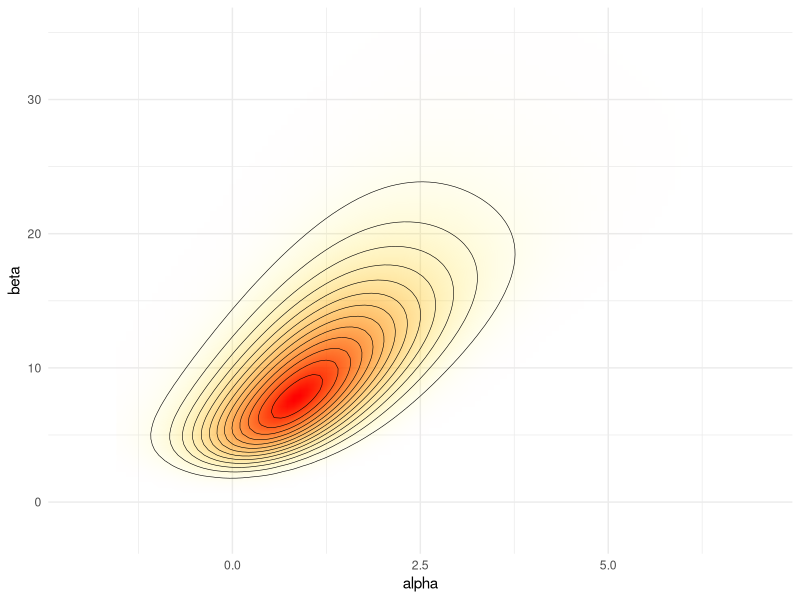
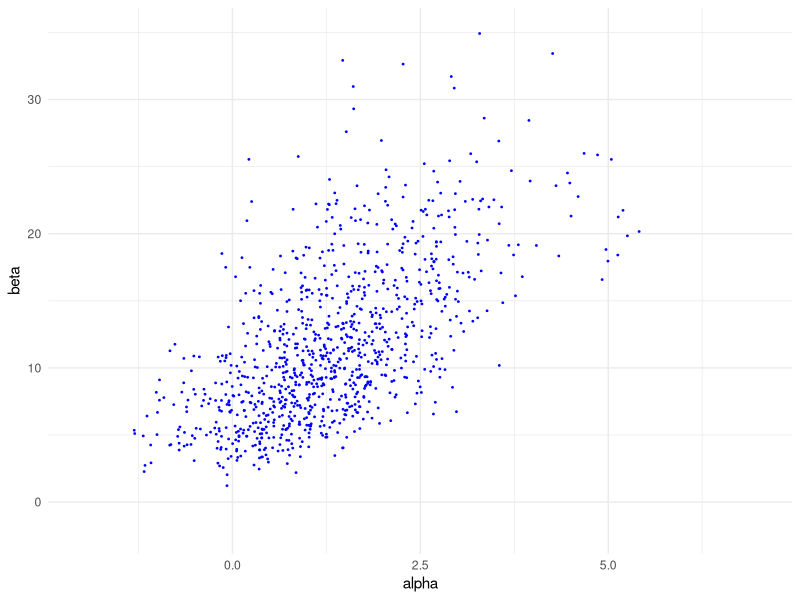
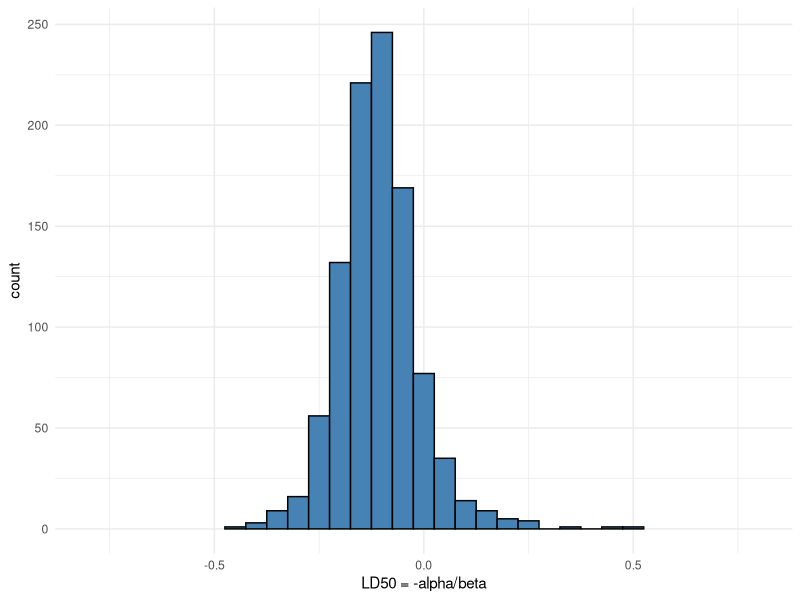
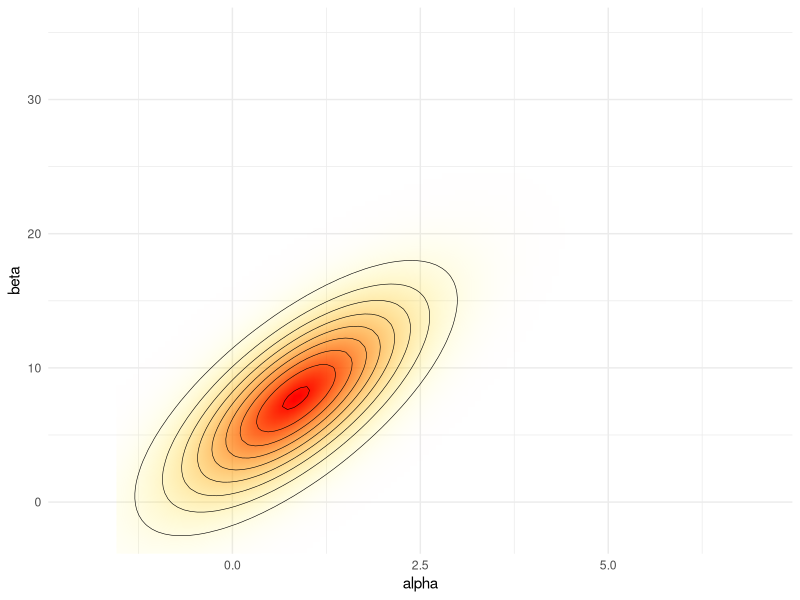
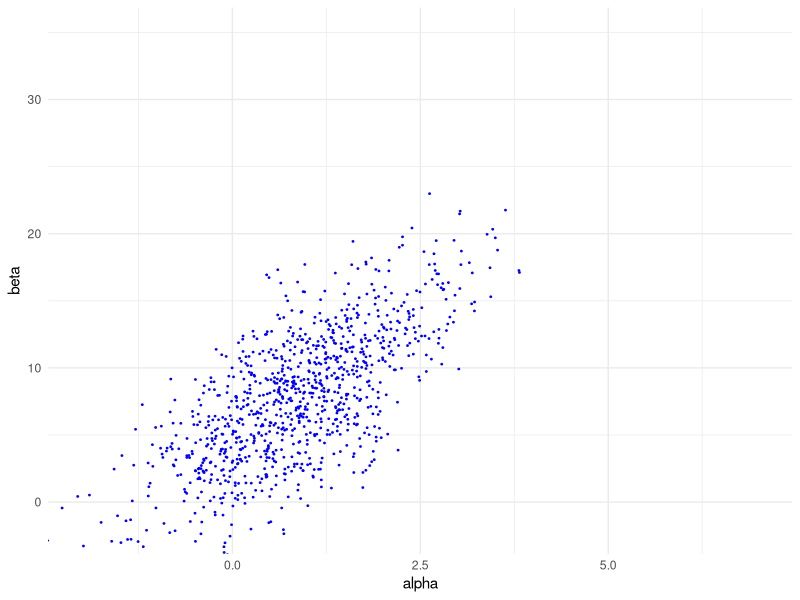
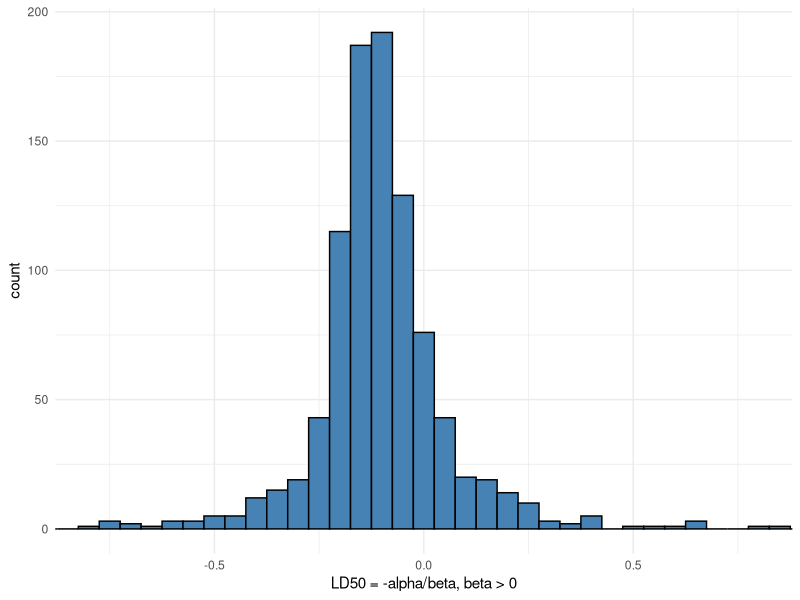
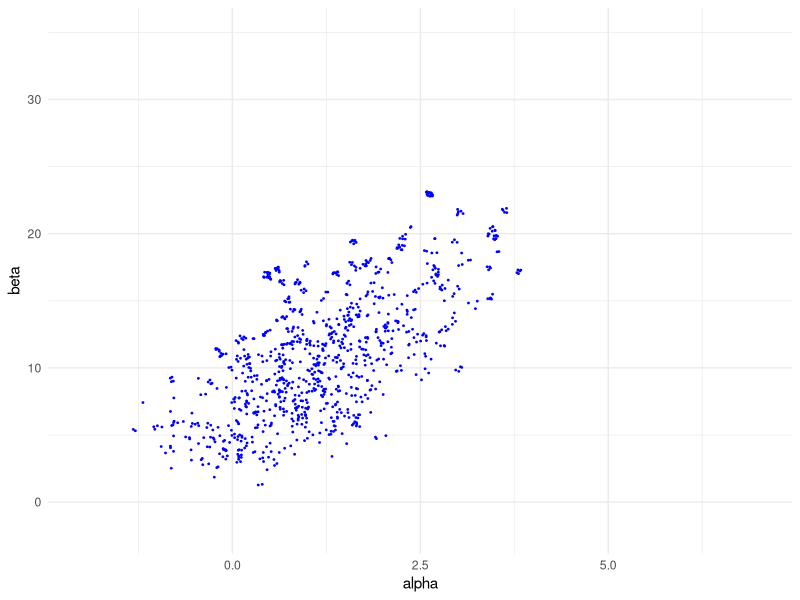
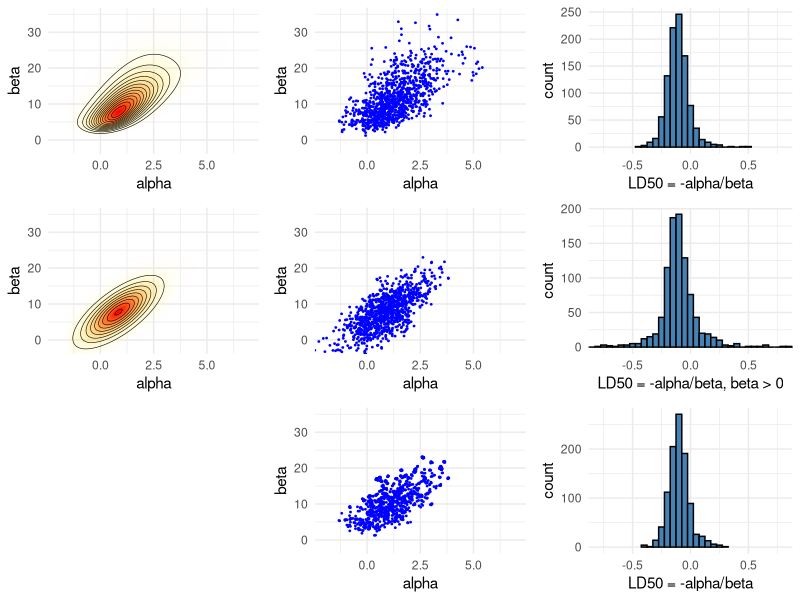

The R source for these figures, in order:
## ---- chunk 1
library(ggplot2)
theme_set(theme_minimal())
library(gridExtra)
library(grid)
library(tidyr)
library(MASS)
library(loo)
## ---- chunk 2
df1 <- data.frame(
  x = c(-0.86, -0.30, -0.05, 0.73),
  n = c(5, 5, 5, 5),
  y = c(0, 1, 3, 5)
)
## ---- chunk 3
A = seq(-1.5, 7, length.out = 100)
B = seq(-5, 35, length.out = 100)
# make vectors that contain all pairwise combinations of A and B
cA <- rep(A, each = length(B))
cB <- rep(B, length(A))
## ---- chunk 4
logl <- function(df, a, b)
  df['y']*(a + b*df['x']) - df['n']*log1p(exp(a + b*df['x']))
# calculate likelihoods: apply logl function for each observation
# ie. each row of data frame of x, n and y
p <- apply(df1, 1, logl, cA, cB) %>%
  # sum the log likelihoods of observations
  # and exponentiate to get the joint likelihood
  rowSums() %>% exp()
## ---- chunk 5
nsamp <- 1000
samp_indices <- sample(length(p), size = nsamp,
                       replace = T, prob = p/sum(p))
samp_A <- cA[samp_indices[1:nsamp]]
samp_B <- cB[samp_indices[1:nsamp]]
# add random jitter, see BDA3 p. 76
samp_A <- samp_A + runif(nsamp, (A[1] - A[2])/2, (A[2] - A[1])/2)
samp_B <- samp_B + runif(nsamp, (B[1] - B[2])/2, (B[2] - B[1])/2)
## ---- chunk 6
samp_ld50 <- -samp_A/samp_B
## ---- chunk 7
# limits for the plots
xl <- c(-2, 7)
yl <- c(-2, 35)
pos <- ggplot(data = data.frame(cA ,cB, p), aes(x = cA, y = cB)) +
  geom_raster(aes(fill = p, alpha = p), interpolate = T) +
  geom_contour(aes(z = p), colour = 'black', size = 0.2) +
  coord_cartesian(xlim = xl, ylim = yl) +
  labs(x = 'alpha', y = 'beta') +
  scale_fill_gradient(low = 'yellow', high = 'red', guide = F) +
  scale_alpha(range = c(0, 1), guide = F)
pos
## ---- chunk 8
sam <- ggplot(data = data.frame(samp_A, samp_B)) +
  geom_point(aes(samp_A, samp_B), color = 'blue', size = 0.3) +
  coord_cartesian(xlim = xl, ylim = yl) +
  labs(x = 'alpha', y = 'beta')
sam
## ---- chunk 9
his <- ggplot() +
  geom_histogram(aes(samp_ld50), binwidth = 0.05,
                 fill = 'steelblue', color = 'black') +
  coord_cartesian(xlim = c(-0.8, 0.8)) +
  labs(x = 'LD50 = -alpha/beta')
his
## ---- chunk 10
bioassayfun <- function(w, df) {
  z <- w[1] + w[2]*df$x
  -sum(df$y*(z) - df$n*log1p(exp(z)))
}
## ---- chunk 11
w0 <- c(0,0)
optim_res <- optim(w0, bioassayfun, gr = NULL, df1, hessian = T)
w <- optim_res$par
S <- solve(optim_res$hessian)
## ---- chunk 12
dmvnorm <- function(x, mu, sig)
  exp(-0.5*(length(x)*log(2*pi) + log(det(sig)) + (x-mu)%*%solve(sig, x-mu)))
## ---- chunk 13
p <- apply(cbind(cA, cB), 1, dmvnorm, w, S)
## ---- chunk 14
samp_norm <- mvrnorm(nsamp, w, S)
## ---- chunk 15
bpi <- samp_norm[,2] > 0
samp_norm_ld50 <- -samp_norm[bpi,1]/samp_norm[bpi,2]
## ---- chunk 16
pos_norm <- ggplot(data = data.frame(cA ,cB, p), aes(x = cA, y = cB)) +
  geom_raster(aes(fill = p, alpha = p), interpolate = T) +
  geom_contour(aes(z = p), colour = 'black', size = 0.2) +
  coord_cartesian(xlim = xl, ylim = yl) +
  labs(x = 'alpha', y = 'beta') +
  scale_fill_gradient(low = 'yellow', high = 'red', guide = F) +
  scale_alpha(range = c(0, 1), guide = F)
pos_norm
## ---- chunk 17
sam_norm <- ggplot(data = data.frame(samp_A=samp_norm[,1], samp_B=samp_norm[,2])) +
  geom_point(aes(samp_A, samp_B), color = 'blue', size = 0.3) +
  coord_cartesian(xlim = xl, ylim = yl) +
  labs(x = 'alpha', y = 'beta')
sam_norm
## ---- chunk 18
his_norm <- ggplot() +
  geom_histogram(aes(samp_norm_ld50), binwidth = 0.05,
                 fill = 'steelblue', color = 'black') +
  coord_cartesian(xlim = c(-0.8, 0.8)) +
  labs(x = 'LD50 = -alpha/beta, beta > 0')
his_norm
## ---- chunk 19
ldmvnorm <- function(x, mu, sig)
(-0.5*(length(x)*log(2*pi) + log(det(sig)) + (x-mu)%*%solve(sig, x-mu)))
## ---- chunk 20
lg <- apply(samp_norm, 1, ldmvnorm, w, S)
lp <- apply(df1, 1, logl, samp_norm[,1], samp_norm[,2]) %>% rowSums()
lw <- lp-lg
## ---- chunk 21
psislw <- psis(lw, r_eff = 1)
## ---- chunk 22
print(psislw$diagnostics$pareto_k, digits=2)
## ---- chunk 23
print(psislw$diagnostics$n_eff, digits=2)
## ---- chunk 24
psisw <- exp(psislw$log_weights)
## ---- chunk 25
samp_indices <- sample(length(psisw), size = nsamp,
                       replace = T, prob = psisw)
rissamp_A <- samp_norm[samp_indices,1]
rissamp_B <- samp_norm[samp_indices,2]
# add random jitter, see BDA3 p. 76
rissamp_A <- rissamp_A + runif(nsamp, (A[1] - A[2])/2, (A[2] - A[1])/2)
rissamp_B <- rissamp_B + runif(nsamp, (B[1] - B[2])/2, (B[2] - B[1])/2)
# samples of LD50 
rissamp_ld50 <- -rissamp_A/rissamp_B
## ---- chunk 26
sam_ris <- ggplot(data = data.frame(rissamp_A, rissamp_B)) +
  geom_point(aes(rissamp_A, rissamp_B), color = 'blue', size = 0.3) +
  coord_cartesian(xlim = xl, ylim = yl) +
  labs(x = 'alpha', y = 'beta')
sam_ris
## ---- chunk 27
his_ris <- ggplot() +
  geom_histogram(aes(rissamp_ld50), binwidth = 0.05,
                 fill = 'steelblue', color = 'black') +
  coord_cartesian(xlim = c(-0.8, 0.8)) +
  labs(x = 'LD50 = -alpha/beta')
his_ris
## ---- chunk 28
blank <- grid.rect(gp=gpar(col="white"))
## ---- chunk 29
grid.arrange(pos, sam, his, pos_norm, sam_norm, his_norm, blank, sam_ris, his_ris, ncol=3)
